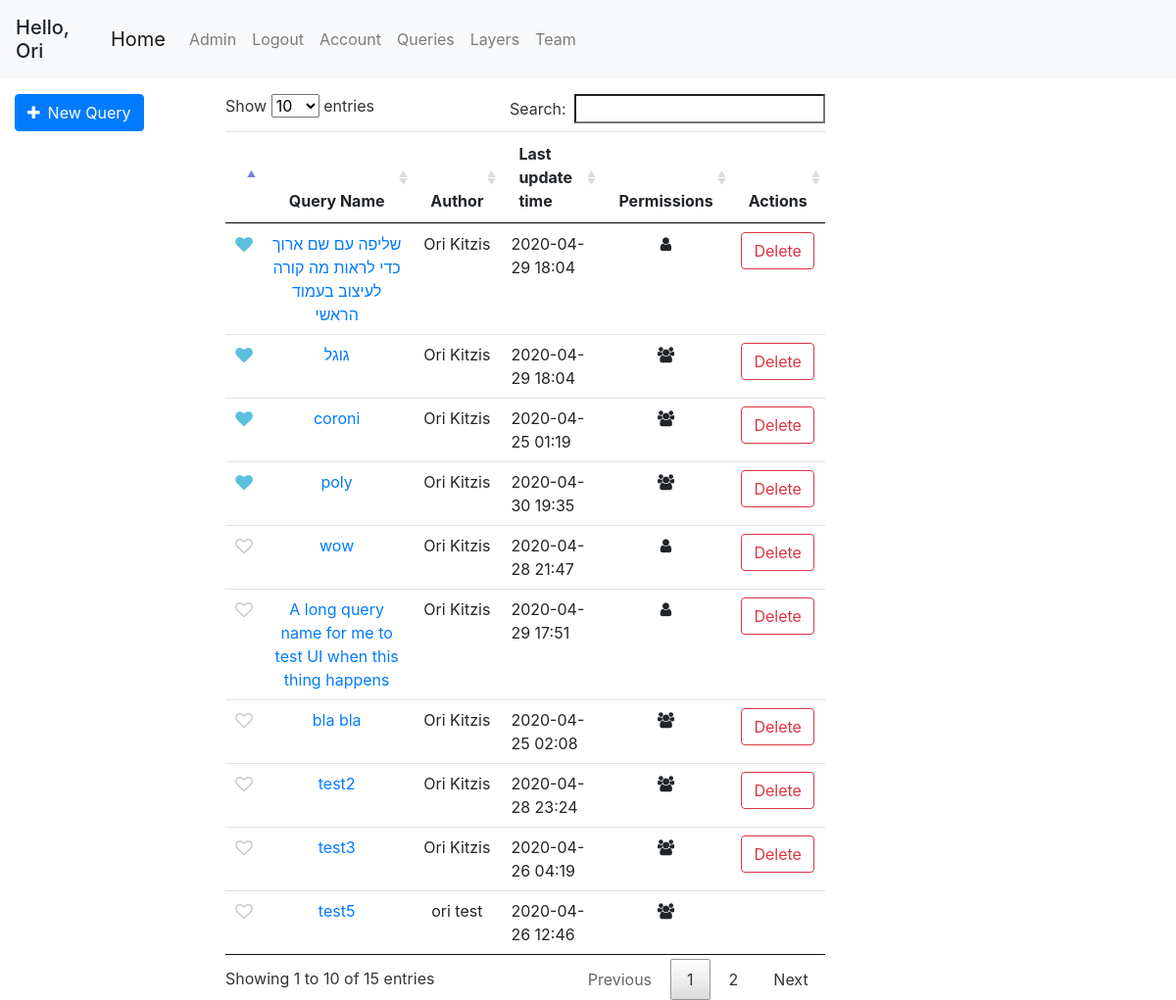
Page /queries (signed in) on the committed database.
### geoportal/models.py (models this page shows, shortened)
class User(db.Model, UserMixin):
    id = db.Column(db.Integer, primary_key=True)
    username = db.Column(db.String(20), unique=True, nullable=False)
    email = db.Column(db.String(120), unique=True, nullable=False)
    first_name = db.Column(db.String(20), nullable=False, default='')
    last_name = db.Column(db.String(20), nullable=False, default='')
    password = db.Column(db.String(60), nullable=False)
    team_id = db.Column(db.Integer, db.ForeignKey('team.id'))
    roles = db.relationship('Role', secondary='user_roles')
    layers = db.relationship('Layer', backref='user', lazy=True)
    queries = db.relationship('Query', backref='user', lazy=True)
    preferences = db.relationship('UserPreferences', backref='user', lazy=True)
    @property
    def full_name(self):
        return f'{self.first_name} {self.last_name}'
    def has_role(self, role_name):
        for role in self.roles:
            if role.name == role_name:
                return True
        return False

class Query(db.Model):
    id = db.Column(db.Integer, primary_key=True)
    user_id = db.Column(db.Integer, db.ForeignKey('user.id'), nullable=False, default=0)
    query_name = db.Column(db.String(120))
    db_name = db.Column(db.String(20))
    date_uploaded = db.Column(db.DateTime, nullable=False, default=datetime.datetime.now)
    last_update_time = db.Column(db.DateTime, nullable=False, default=datetime.datetime.now)
    query_text = db.Column(db.Text, nullable=False, default='')
    only_user = db.Column(db.Boolean, default=False)
    only_team = db.Column(db.Boolean, default=False)
    public = db.Column(db.Boolean, default=True)
    parameters = db.relationship('QueryTextParameters', backref='query', lazy=True)
    polygon_parameters = db.relationship('QueryPolygonParameters', backref='query', lazy=True)
    @property
    def pretty_last_update_time(self):
        return self.last_update_time.strftime('%Y-%m-%d %H:%M')

### geoportal/queries/views.py (the view)
@queries.route('/queries')
@login_required
def get_queries():
    queries = get_allowed_queries()
    marked_queries = db.session.query(UserMarkedQuery.query_id).filter_by(user_id=current_user.id).all()
    marked_queries = [query[0] for query in marked_queries]
    return render_template('queries.html', queries=queries, marked_queries=marked_queries)

### geoportal/models.py (called while the page is built)
@login_manager.user_loader
def load_user(user_id):
    return User.query.get(int(user_id))

### geoportal/queries/utils.py (called while the page is built)
def marked_queries_first(queries):
    return sorted(queries, key=lambda query: UserMarkedQuery.query.filter(and_(UserMarkedQuery.query_id == query.id, UserMarkedQuery.user_id == current_user.id)).first() is not None, reverse=True)

def get_allowed_queries():
    if current_user.is_authenticated:
        queries = Query.query.order_by(Query.only_user.desc(), Query.public).all()
        authorized_queries = []
        for query in queries:
            if query.public or (query.only_team and User.query.get(query.user_id).team_id == current_user.team_id) or query.user_id == current_user.id:
                authorized_queries.append(query)
        queries = authorized_queries
        queries = marked_queries_first(queries)
    else:
        queries = Query.query.filter_by(public=True).all()
    return queries

### geoportal/templates/queries.html (shortened to what this page needs)
{% extends "base.html" %}
{% block left_sidebar %}
    <form class="mt-3" action="/query">
        <button class="btn btn-primary"><span class="fa fa-plus mr-2"></span>New Query</button>
    </form>
{% endblock left_sidebar %}
{% block content %}
<div class="col-md-10 mt-3">
    <table id="queries-table" class="table table-hover table-condensed dataTable no-footer">
        <thead style="text-align: center">
            <tr>
                <th></th>
                <th>Query Name</th>
                <th>Author</th>
                <th style="text-align: left">Last update time</th>
                <th>Permissions</th>
                <th>Actions</th>
            </tr>
        </thead>
        <tbody style="text-align: center">
        {% for query in queries %}
            <tr id="{{ query.id }}">
                <td>
                    <div class="pretty p-icon p-toggle p-plain">
                        <div class="state p-off">
                            <i class="icon fa fa-heart-o "></i>
                        </div>
                        <div class="state p-on p-info-o">
                            <i class="icon fa fa-heart"></i>
                        </div>
                    </div>
                </td>
                <td > <a href="/query/{{ query.id }}">{{ query.query_name }}</a></td>
                <td>{{ query.user.full_name }}</td>
                <td style="text-align: left">{{ query.pretty_last_update_time }}</td>
                <td>
                    {% if query.only_user %}
                    <span class="fa fa-user"></span>
                    {% elif query.only_team %}
                    <span class="fa fa-users"></span>
                    {% else %}
                    <span class="fa fa-globe"></span>
                    {% endif %}
                </td>
                <td>
                    {% if query.user_id == current_user.id %}
                        <button class="btn btn-outline-danger" onclick="deleteQuery({{ query.id }})">Delete</button>
                    {% endif %}
                </td>
            </tr>
        {% endfor %}
        </tbody>
    </table>
</div>
{% endblock content %}

### geoportal/templates/base.html (shortened to what this page needs)
<!DOCTYPE html>
<html lang="en">
<head>
    <link rel="stylesheet" href="/static/css/bootstrap/bootstrap.min.css"/>
    <link rel="stylesheet" href="/static/css/style.css"/>
    <link rel="stylesheet" href="/static/css/leaflet/leaflet.css"/>
    <link rel="stylesheet" href="/static/css/leaflet/leaflet.draw.css"/>
    <link rel="stylesheet" href="/static/css/jquery/jquery.dataTables.min.css">
    <link rel="stylesheet" href="https://cdnjs.cloudflare.com/ajax/libs/font-awesome/4.7.0/css/font-awesome.min.css">
    <link rel="stylesheet" href="/static/css/utils/pretty-checkbox.min.css">
    <link rel="stylesheet" href="/static/css/leaflet/leaflet.contextmenu.css">
</head>
<body>
    <header class="site-header">
        <nav class="navbar navbar-expand-lg navbar-fixed-top navbar-light bg-light">
            {% if current_user.is_authenticated %}
            <h5 class="mt-2">Hello, {{ current_user.first_name }}</h5>
            {% endif %}
            <div class="container">
                <a class="navbar-brand" href="{{ url_for('main.home') }}">Home</a>
                <div class="collapse navbar-collapse" id="navbarSupportedContent">
                    <ul class="navbar-nav mr-auto">
                        {% if current_user.is_authenticated %}
                            {% if current_user.has_role('Admin') %}
                                <li class="nav-item"><a class="nav-link" href="/admin">Admin</a></li>
                            {% endif %}
                            <li class="nav-item"><a class="nav-link" href="{{ url_for('users.logout') }}">Logout</a></li>
                            <li class="nav-item"><a class="nav-link" href="{{ url_for('users.account') }}">Account</a></li>
                            <li class="nav-item"><a class="nav-link" href="{{ url_for('queries.get_queries') }}">Queries</a></li>
                            <li class="nav-item"><a class="nav-link" href="{{ url_for('mapping.get_layers') }}">Layers</a></li>
                            {% if current_user.team_id %}
                                <li class="nav-item"><a class="nav-link" href="{{ url_for('users.team') }}">Team</a></li>
                            {% else %}
                                <li class="nav-item"><a class="nav-link" href="{{ url_for('users.new_team') }}">Create Team</a></li>
                            {% endif %}
                        {% else %}
                            <li class="nav-item"><a class="nav-link" href="{{ url_for('users.login') }}">Login</a></li>
                            <li class="nav-item"><a class="nav-link" href="{{ url_for('users.register') }}">Register</a></li>
                        {% endif %}
                    </ul>
                </div>
            </div>
        </nav>
    </header>
    <div class="container-fluid" id="content">
        <div class="row">
            <div class="col-md-3 col-lg-2 sidebar">
                {% block left_sidebar %}{% endblock %}
            </div>
            <div class="col-md-6 col-lg-8 main">
                {% block content %}{% endblock %}
            </div>
            <div class="col-md-3 col-lg-2 sidebar" id="right-sidebar">
            </div>
        </div>
    </div>
</body>
</html>

### rows in the picture
User: first_name "Ori"
Query: query_name "שליפה עם שם ארוך כדי לראות מה קורה לעיצוב בעמוד הראשי", user.full_name "Ori Kitzis", pretty_last_update_time "2020-04-29 18:04", only_user True (drawn)
Query: query_name "גוגל", user.full_name "Ori Kitzis", pretty_last_update_time "2020-04-29 18:04", only_user False (drawn)
Query: query_name "coroni", user.full_name "Ori Kitzis", pretty_last_update_time "2020-04-25 01:19", only_user False (drawn)
Query: query_name "poly", user.full_name "Ori Kitzis", pretty_last_update_time "2020-04-30 19:35", only_user False (drawn)
Query: query_name "wow", user.full_name "Ori Kitzis", pretty_last_update_time "2020-04-28 21:47", only_user True (drawn)
Query: query_name "A long query name for me to test UI when this thing happens", user.full_name "Ori Kitzis", pretty_last_update_time "2020-04-29 17:51", only_user True (drawn)
Query: query_name "bla bla", user.full_name "Ori Kitzis", pretty_last_update_time "2020-04-25 02:08", only_user False (drawn)
Query: query_name "test2", user.full_name "Ori Kitzis", pretty_last_update_time "2020-04-28 23:24", only_user False (drawn)
Query: query_name "test3", user.full_name "Ori Kitzis", pretty_last_update_time "2020-04-26 04:19", only_user False (drawn)
Query: query_name "test5", user.full_name "ori test", pretty_last_update_time "2020-04-26 12:46", only_user False (drawn)
